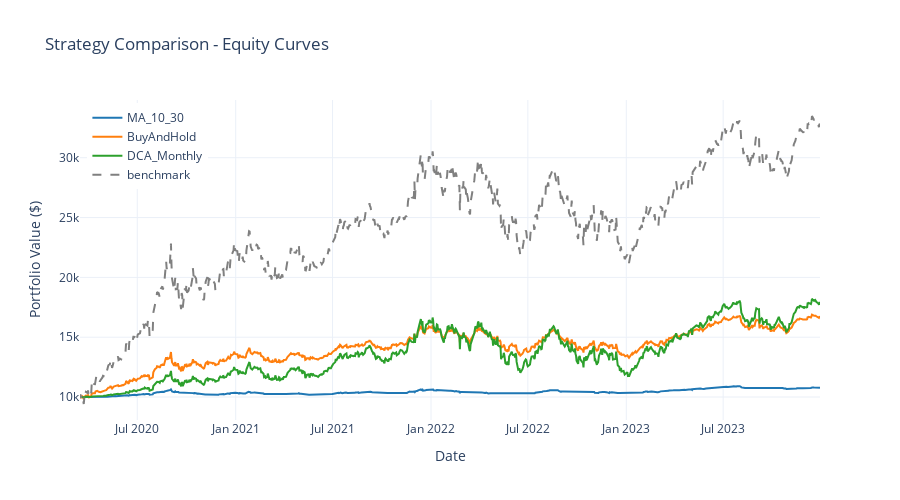

Write notebook code for a chart like this one.
### Code cell
# Visualize comparison
fig = results.plot_comparison()
fig.update_layout(title="Strategy Comparison - Equity Curves")
fig.show()

### Figure 1 — Plotly figure (JSON) as saved in the notebook; plotly's stock layout.template omitted (floating-point values rounded to 4 significant figures; data arrays with more than 128 entries replaced by an {"elided": "..."} marker saying what was removed)
{"data": [{"hovertemplate": "<b>%{fullData.name}</b><br>Date: %{x}<br>Value: $%{y:,.2f}<br><extra></extra>", "line": {"color": "#1f77b4", "width": 2}, "mode": "lines", "name": "MA_10_30", "type": "scatter", "x": {"elided": "956 str values"}, "y": {"elided": "956 float values"}}, {"hovertemplate": "<b>%{fullData.name}</b><br>Date: %{x}<br>Value: $%{y:,.2f}<br><extra></extra>", "line": {"color": "#ff7f0e", "width": 2}, "mode": "lines", "name": "BuyAndHold", "type": "scatter", "x": {"elided": "956 str values"}, "y": {"elided": "956 float values"}}, {"hovertemplate": "<b>%{fullData.name}</b><br>Date: %{x}<br>Value: $%{y:,.2f}<br><extra></extra>", "line": {"color": "#2ca02c", "width": 2}, "mode": "lines", "name": "DCA_Monthly", "type": "scatter", "x": {"elided": "956 str values"}, "y": {"elided": "956 float values"}}, {"hovertemplate": "<b>%{fullData.name}</b><br>Date: %{x}<br>Value: $%{y:,.2f}<br><extra></extra>", "line": {"color": "gray", "dash": "dash", "width": 2}, "mode": "lines", "name": "benchmark", "type": "scatter", "x": {"elided": "956 str values"}, "y": {"elided": "956 float values"}}], "layout": {"height": 500, "hovermode": "x unified", "legend": {"x": 0.01, "xanchor": "left", "y": 0.99, "yanchor": "top"}, "title": {"text": "Strategy Comparison - Equity Curves"}, "xaxis": {"title": {"text": "Date"}}, "yaxis": {"title": {"text": "Portfolio Value ($)"}}}}
